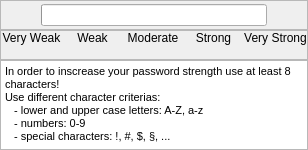
<?xml version="1.0" encoding="UTF-8"?>
<ui version="4.0">
 <class>PasswordStrengthWidget</class>
 <widget class="QWidget" name="PasswordStrengthWidget">
  <property name="geometry">
   <rect>
    <x>0</x>
    <y>0</y>
    <width>308</width>
    <height>150</height>
   </rect>
  </property>
  <property name="windowTitle">
   <string>Form</string>
  </property>
  <layout class="QVBoxLayout" name="verticalLayout">
   <property name="spacing">
    <number>0</number>
   </property>
   <property name="leftMargin">
    <number>0</number>
   </property>
   <property name="topMargin">
    <number>0</number>
   </property>
   <property name="rightMargin">
    <number>0</number>
   </property>
   <property name="bottomMargin">
    <number>0</number>
   </property>
   <item>
    <widget class="QFrame" name="frame">
     <property name="minimumSize">
      <size>
       <width>0</width>
       <height>30</height>
      </size>
     </property>
     <property name="maximumSize">
      <size>
       <width>16777215</width>
       <height>30</height>
      </size>
     </property>
     <property name="frameShape">
      <enum>QFrame::StyledPanel</enum>
     </property>
     <property name="frameShadow">
      <enum>QFrame::Raised</enum>
     </property>
     <layout class="QHBoxLayout" name="horizontalLayout_2">
      <property name="spacing">
       <number>0</number>
      </property>
      <property name="leftMargin">
       <number>0</number>
      </property>
      <property name="topMargin">
       <number>0</number>
      </property>
      <property name="rightMargin">
       <number>0</number>
      </property>
      <property name="bottomMargin">
       <number>0</number>
      </property>
      <item>
       <spacer name="horizontalSpacer">
        <property name="orientation">
         <enum>Qt::Horizontal</enum>
        </property>
        <property name="sizeType">
         <enum>QSizePolicy::Fixed</enum>
        </property>
        <property name="sizeHint" stdset="0">
         <size>
          <width>40</width>
          <height>20</height>
         </size>
        </property>
       </spacer>
      </item>
      <item>
       <widget class="QProgressBar" name="scoreProgressBar">
        <property name="sizePolicy">
         <sizepolicy hsizetype="Expanding" vsizetype="Fixed">
          <horstretch>0</horstretch>
          <verstretch>0</verstretch>
         </sizepolicy>
        </property>
        <property name="value">
         <number>0</number>
        </property>
        <property name="textVisible">
         <bool>false</bool>
        </property>
        <property name="textDirection">
         <enum>QProgressBar::TopToBottom</enum>
        </property>
        <property name="format">
         <string>%p%</string>
        </property>
       </widget>
      </item>
      <item>
       <spacer name="horizontalSpacer_2">
        <property name="orientation">
         <enum>Qt::Horizontal</enum>
        </property>
        <property name="sizeType">
         <enum>QSizePolicy::Fixed</enum>
        </property>
        <property name="sizeHint" stdset="0">
         <size>
          <width>40</width>
          <height>20</height>
         </size>
        </property>
       </spacer>
      </item>
     </layout>
    </widget>
   </item>
   <item>
    <widget class="QFrame" name="frame_2">
     <property name="minimumSize">
      <size>
       <width>0</width>
       <height>30</height>
      </size>
     </property>
     <property name="maximumSize">
      <size>
       <width>16777215</width>
       <height>30</height>
      </size>
     </property>
     <property name="frameShape">
      <enum>QFrame::StyledPanel</enum>
     </property>
     <property name="frameShadow">
      <enum>QFrame::Raised</enum>
     </property>
     <layout class="QHBoxLayout" name="horizontalLayout">
      <property name="spacing">
       <number>0</number>
      </property>
      <property name="leftMargin">
       <number>0</number>
      </property>
      <property name="topMargin">
       <number>0</number>
      </property>
      <property name="rightMargin">
       <number>0</number>
      </property>
      <property name="bottomMargin">
       <number>0</number>
      </property>
      <item>
       <widget class="QLabel" name="label">
        <property name="text">
         <string>Very Weak</string>
        </property>
        <property name="alignment">
         <set>Qt::AlignHCenter|Qt::AlignTop</set>
        </property>
       </widget>
      </item>
      <item>
       <widget class="QLabel" name="label_2">
        <property name="text">
         <string>Weak</string>
        </property>
        <property name="alignment">
         <set>Qt::AlignHCenter|Qt::AlignTop</set>
        </property>
       </widget>
      </item>
      <item>
       <widget class="QLabel" name="label_3">
        <property name="text">
         <string>Moderate</string>
        </property>
        <property name="alignment">
         <set>Qt::AlignHCenter|Qt::AlignTop</set>
        </property>
       </widget>
      </item>
      <item>
       <widget class="QLabel" name="label_5">
        <property name="text">
         <string>Strong</string>
        </property>
        <property name="alignment">
         <set>Qt::AlignHCenter|Qt::AlignTop</set>
        </property>
       </widget>
      </item>
      <item>
       <widget class="QLabel" name="label_4">
        <property name="text">
         <string>Very Strong</string>
        </property>
        <property name="alignment">
         <set>Qt::AlignHCenter|Qt::AlignTop</set>
        </property>
       </widget>
      </item>
     </layout>
    </widget>
   </item>
   <item>
    <widget class="QTextBrowser" name="textBrowser">
     <property name="sizePolicy">
      <sizepolicy hsizetype="Expanding" vsizetype="Preferred">
       <horstretch>0</horstretch>
       <verstretch>0</verstretch>
      </sizepolicy>
     </property>
     <property name="minimumSize">
      <size>
       <width>0</width>
       <height>90</height>
      </size>
     </property>
     <property name="maximumSize">
      <size>
       <width>16777215</width>
       <height>90</height>
      </size>
     </property>
     <property name="lineWrapMode">
      <enum>QTextEdit::WidgetWidth</enum>
     </property>
     <property name="readOnly">
      <bool>true</bool>
     </property>
     <property name="html">
      <string>&lt;!DOCTYPE HTML PUBLIC &quot;-//W3C//DTD HTML 4.0//EN&quot; &quot;http://www.w3.org/TR/REC-html40/strict.dtd&quot;&gt;
&lt;html&gt;&lt;head&gt;&lt;meta name=&quot;qrichtext&quot; content=&quot;1&quot; /&gt;&lt;style type=&quot;text/css&quot;&gt;
p, li { white-space: pre-wrap; }
&lt;/style&gt;&lt;/head&gt;&lt;body style=&quot; font-family:'MS Shell Dlg 2'; font-size:8.25pt; font-weight:400; font-style:normal;&quot;&gt;
&lt;p style=&quot; margin-top:0px; margin-bottom:0px; margin-left:0px; margin-right:0px; -qt-block-indent:0; text-indent:0px;&quot;&gt;In order to inscrease your password strength use at least 8 characters! &lt;/p&gt;
&lt;p style=&quot; margin-top:0px; margin-bottom:0px; margin-left:0px; margin-right:0px; -qt-block-indent:0; text-indent:0px;&quot;&gt;Use different character criterias:&lt;/p&gt;
&lt;p style=&quot; margin-top:0px; margin-bottom:0px; margin-left:0px; margin-right:0px; -qt-block-indent:0; text-indent:0px;&quot;&gt;   - lower and upper case letters: A-Z, a-z&lt;/p&gt;
&lt;p style=&quot; margin-top:0px; margin-bottom:0px; margin-left:0px; margin-right:0px; -qt-block-indent:0; text-indent:0px;&quot;&gt;   - numbers: 0-9&lt;/p&gt;
&lt;p style=&quot; margin-top:0px; margin-bottom:0px; margin-left:0px; margin-right:0px; -qt-block-indent:0; text-indent:0px;&quot;&gt;   - special characters: !, #, $, §, ...&lt;/p&gt;&lt;/body&gt;&lt;/html&gt;</string>
     </property>
    </widget>
   </item>
   <item>
    <spacer name="verticalSpacer">
     <property name="orientation">
      <enum>Qt::Vertical</enum>
     </property>
     <property name="sizeHint" stdset="0">
      <size>
       <width>20</width>
       <height>40</height>
      </size>
     </property>
    </spacer>
   </item>
  </layout>
 </widget>
 <resources/>
 <connections/>
</ui>
